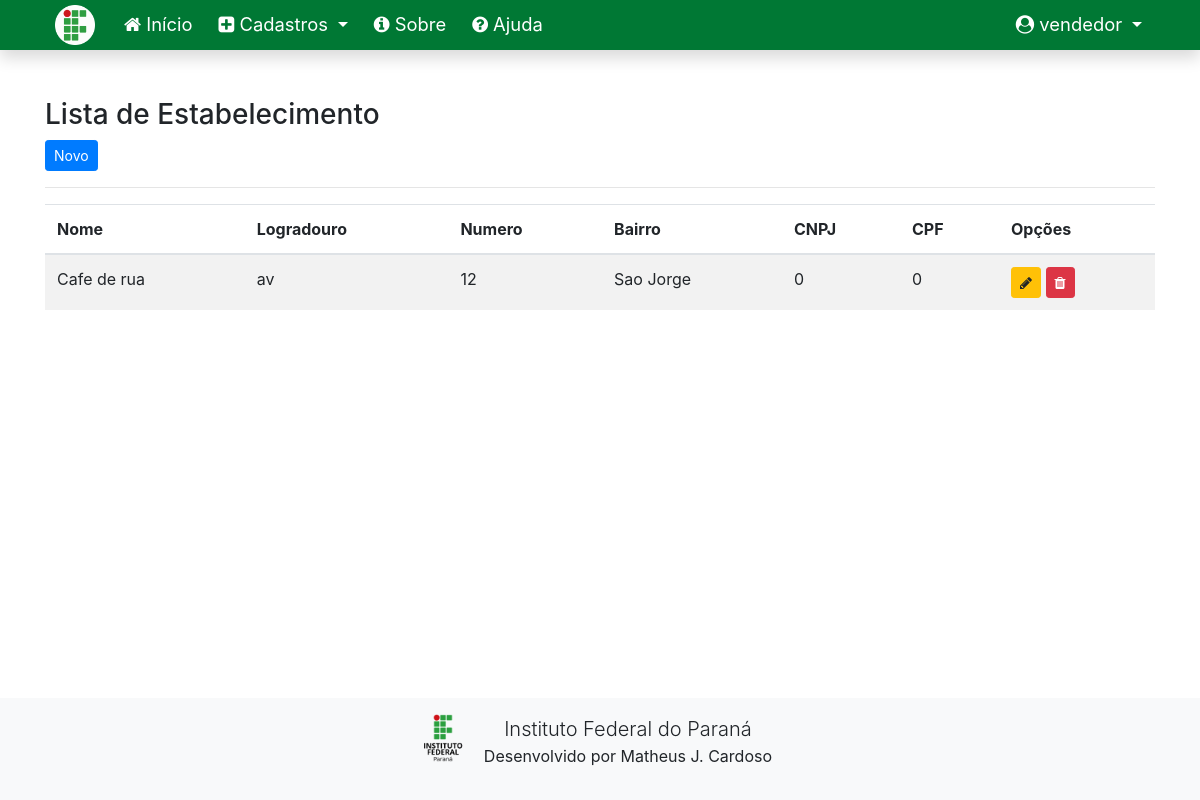
The page /listar/estabelecimento (signed in) on the database its author committed.
### cadastros/models.py (models this page shows, shortened)
class Estabelecimento(models.Model):
    nome = models.CharField(max_length=200)
    logradouro = models.CharField(max_length=200)
    numero = models.CharField(max_length=10)
    bairro = models.CharField(max_length=200)
    cnpj = models.CharField(max_length=14)
    cpf = models.CharField(max_length=11)
    cep = models.CharField(max_length=10, null=True)
    cidade = models.ForeignKey(Cidade, on_delete=models.PROTECT)

### cadastros/views.py (the view)
# urls.py: path('listar/estabelecimento', EstabelecimentoList.as_view(), name='listar-estabelecimento'),
class EstabelecimentoList(GroupRequiredMixin, LoginRequiredMixin, ListView):
    login_url = reverse_lazy('login')
    group_required = u"Administrador"
    model = Estabelecimento
    template_name = 'cadastros/listas/estabelecimento.html'

### cadastros/templates/cadastros/listas/estabelecimento.html (shortened to what this page needs)
{% extends 'paginas/modelo.html' %}
{% load static %}
{% block conteudo %}
<h3>Lista de Estabelecimento</h3>
<a href="{% url 'cadastros-estabelecimento' %}" class="btn btn-primary btn-sm">Novo</a>
<hr>
<div class="table-responsive">
    <table class="table table-striped" id="tabela-listar">
        <thead>
            <tr>
                <th>Nome</th>
                <th>Logradouro</th>
                <th>Numero</th>
                <th>Bairro</th>
                <th>CNPJ</th>
                <th>CPF</th>
                <th>Opções</th>
            </tr>
        </thead>
        <tbody>
            {% for estabelecimento in object_list %}
            <tr>
                <td>{{ estabelecimento.nome }}</td>
                <td>{{ estabelecimento.logradouro }}</td>
                <td>{{ estabelecimento.numero }}</td>
                <td>{{ estabelecimento.bairro }}</td>
                <td>{{ estabelecimento.cnpj }}</td>
                <td>{{ estabelecimento.cpf }}</td>
                <td>
                    <a href="{% url 'editar-estabelecimento' estabelecimento.pk %}" class="btn btn-warning btn-sm">
                        <i class="fa fa-pencil" aria-hidden="true"></i>
                    </a>
                    <a href="{% url 'excluir-estabelecimento' estabelecimento.pk %}" class="btn btn-danger btn-sm">
                        <i class="fa fa-trash" aria-hidden="true"></i>
                    </a>
                </td>
            </tr>
            {% empty %}
            <tr>
                <td colspan="3">Nenhum estabelecimento cadastrado.</td>
            </tr>
            {% endfor %}
        </tbody>
    </table>
</div>
{% endblock %}

### paginas/templates/paginas/modelo.html (shortened to what this page needs)
{% load static %}
<!doctype html>
<html lang="pt-br" class="h-100">
<head>
    <link href="{% static 'css/bootstrap.min.css' %}" rel="stylesheet">
    <link href="{% static 'css/font-awesome.min.css' %}" rel="stylesheet">
    <link href="{% static 'css/ifpr.css' %}" rel="stylesheet">
    <link rel="stylesheet" type="text/css" href="https://cdn.datatables.net/v/bs4/dt-1.10.22/datatables.min.css" />
</head>
<body class="d-flex flex-column h-100">
    <main role="main" class="flex-shrink-0">
        {% block menu %}
        <nav class="navbar navbar-expand-lg navbar-dark bg-ifpr font-115 shadow">
            <div class="container">
                <a class="navbar-brand" href="#">
                    <img src="{% static 'img/ifpr-circle.png' %}" height="40" alt="">
                </a>
                <div class="collapse navbar-collapse" id="navbarNavDropdown">
                    <ul class="navbar-nav mr-auto">
                        <li class="nav-item">
                            <a class="nav-link" href="{% url 'index' %}">
                                <i class="fa fa-home" aria-hidden="true"></i>
                                Início
                            </a>
                        </li>
                        {% if request.user.is_authenticated %}
                        <li class="nav-item dropdown">
                            <a class="nav-link dropdown-toggle text-white" href="#" id="navbarDropdownMenuLink"
                                role="button" data-toggle="dropdown" aria-haspopup="true" aria-expanded="false">
                                <i class="fa fa-plus-square" aria-hidden="true"></i>
                                Cadastros
                            </a>
                        </li>
                        {% endif %}
                        <li class="nav-item ">
                            <a class="nav-link" href="{% url 'sobre' %}">
                                <i class="fa fa-info-circle" aria-hidden="true"></i>
                                Sobre
                            </a>
                        </li>
                        <li class="nav-item ">
                            <a class="nav-link" href="#">
                                <i class="fa fa-question-circle" aria-hidden="true"></i>
                                Ajuda
                            </a>
                        </li>
                    </ul>
                    <ul class="navbar-nav">
                        {% if request.user.is_authenticated %}
                        <li class="nav-item dropdown">
                            <a class="nav-link dropdown-toggle text-white" href="#" id="navbarDropdownMenuLink"
                                role="button" data-toggle="dropdown" aria-haspopup="true" aria-expanded="false">
                                <i class="fa fa-user-circle" aria-hidden="true"></i>
                                <span id="username">{{ request.user }}</span>
                            </a>
                        </li>
                        {% endif %}
                    </ul>
                </div>
            </div>
        </nav>
        {% endblock %}
        <div class="container py-5">
            {% block conteudo %}{% endblock %}
        </div>
    </main>
    <footer class="mt-auto">
        {% block rodape %}
        <div class="container-fluid bg-light text-center p-3">
            <div class="row">
                <div class="col-md-4 mx-auto text-center">
                    <img src="{% static 'img/ifpr.png' %}" height="48" class="float-left" alt="">
                    <p>
                        <span class="lead">Instituto Federal do Paraná</span><br>
                        <span>Desenvolvido por Matheus J. Cardoso</span>
                    </p>
                </div>
            </div>
            {% endblock %}
    </footer>
</body>
</html>

### static/css/ifpr.css (style rules this page uses)
.bg-ifpr { background-color: #007834; }
.font-115 { font-size: 115%; }
.navbar { padding: 0 !important; }
.navbar .navbar-brand { padding-left: 10px; }
.navbar a.nav-link { color: white !important; }
.navbar .nav-item { padding: 3px 5px; }
table td { max-width: 500px; }

### rows shown on the page
Estabelecimento: nome "Cafe de rua", logradouro "av", numero "12", bairro "Sao Jorge", cnpj "0", cpf "0"

### other values the page prints
{{ request.user }} "vendedor"
